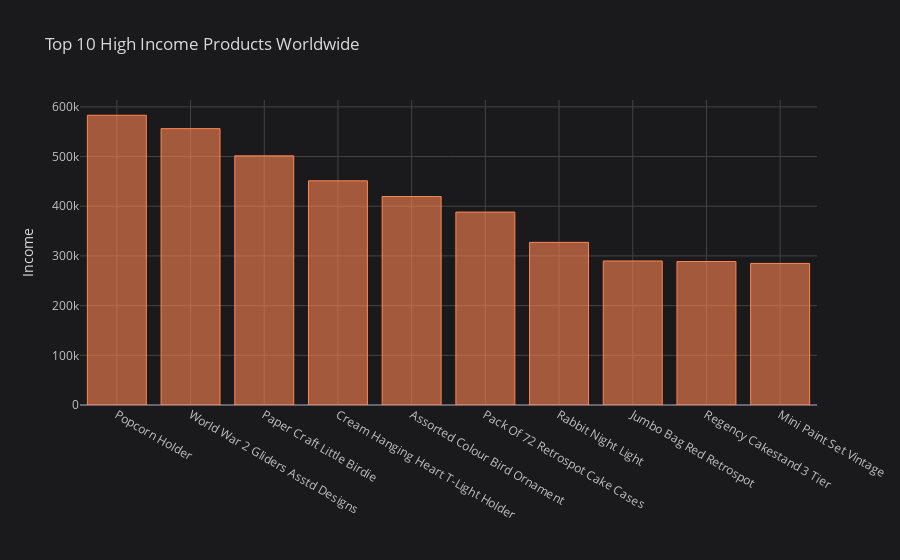

The notebook cell saved with this chart:
### Markdown cell above
# Let's see now which products are providing the highest income worlwide.

### Code cell
most_profitable_products = data.groupby(by='ProductName', as_index=False)['Total'].sum().sort_values('Total',
                                                                                                     ascending=False).head(10)
most_profitable_products.iplot(kind='bar', x='ProductName', title='Top 10 High Income Products Worldwide', yTitle='Income', colors='#FF8552')

### Figure 1 — Plotly figure (JSON) as saved in the notebook; plotly's stock layout.template omitted (floating-point values rounded to 4 significant figures)
{"data": [{"marker": {"color": "rgba(255, 133, 82, 0.6)", "line": {"color": "rgba(255, 133, 82, 1.0)", "width": 1}}, "name": "Total", "orientation": "v", "text": "", "type": "bar", "x": ["Popcorn Holder", "World War 2 Gliders Asstd Designs", "Paper Craft Little Birdie", "Cream Hanging Heart T-Light Holder", "Assorted Colour Bird Ornament", "Pack Of 72 Retrospot Cake Cases", "Rabbit Night Light", "Jumbo Bag Red Retrospot", "Regency Cakestand 3 Tier", "Mini Paint Set Vintage"], "y": [583100.0, 556200.0, 501400.0, 451200.0, 419600.0, 388200.0, 327300.0, 289900.0, 288800.0, 284900.0]}], "layout": {"legend": {"bgcolor": "#1A1A1C", "font": {"color": "#D9D9D9"}}, "paper_bgcolor": "#1A1A1C", "plot_bgcolor": "#1A1A1C", "title": {"font": {"color": "#D9D9D9"}, "text": "Top 10 High Income Products Worldwide"}, "xaxis": {"gridcolor": "#434343", "showgrid": true, "tickfont": {"color": "#C2C2C2"}, "title": {"font": {"color": "#D9D9D9"}, "text": ""}, "zerolinecolor": "#666570"}, "yaxis": {"gridcolor": "#434343", "showgrid": true, "tickfont": {"color": "#C2C2C2"}, "title": {"font": {"color": "#D9D9D9"}, "text": "Income"}, "zerolinecolor": "#666570"}}}
